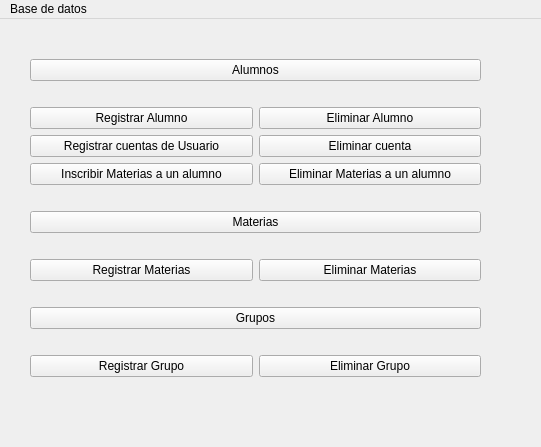
<?xml version="1.0" encoding="UTF-8"?>
<ui version="4.0">
 <class>Menu</class>
 <widget class="QMainWindow" name="Menu">
  <property name="geometry">
   <rect>
    <x>0</x>
    <y>0</y>
    <width>541</width>
    <height>447</height>
   </rect>
  </property>
  <property name="windowTitle">
   <string>Menu principal</string>
  </property>
  <widget class="QWidget" name="centralwidget">
   <widget class="QWidget" name="layoutWidget">
    <property name="geometry">
     <rect>
      <x>30</x>
      <y>20</y>
      <width>451</width>
      <height>361</height>
     </rect>
    </property>
    <layout class="QVBoxLayout" name="verticalLayout">
     <item>
      <widget class="QPushButton" name="Alumnos">
       <property name="text">
        <string>Alumnos</string>
       </property>
      </widget>
     </item>
     <item>
      <layout class="QHBoxLayout" name="horizontalLayout">
       <item>
        <layout class="QGridLayout" name="gridLayout">
         <item row="3" column="1">
          <widget class="QPushButton" name="EliminarMateriasAl">
           <property name="text">
            <string>Eliminar Materias a un alumno</string>
           </property>
          </widget>
         </item>
         <item row="0" column="0">
          <widget class="QPushButton" name="RegistrarAl">
           <property name="text">
            <string>Registrar Alumno</string>
           </property>
          </widget>
         </item>
         <item row="3" column="0">
          <widget class="QPushButton" name="AsignarMateriasAl">
           <property name="text">
            <string>Inscribir Materias a un alumno</string>
           </property>
          </widget>
         </item>
         <item row="1" column="0">
          <widget class="QPushButton" name="RegistrarCuentas">
           <property name="text">
            <string>Registrar cuentas de Usuario</string>
           </property>
          </widget>
         </item>
         <item row="0" column="1">
          <widget class="QPushButton" name="EliminarAl">
           <property name="text">
            <string>Eliminar Alumno</string>
           </property>
          </widget>
         </item>
         <item row="1" column="1">
          <widget class="QPushButton" name="EliminarCuentas">
           <property name="text">
            <string>Eliminar cuenta</string>
           </property>
          </widget>
         </item>
        </layout>
       </item>
      </layout>
     </item>
     <item>
      <widget class="QPushButton" name="Materias">
       <property name="text">
        <string>Materias</string>
       </property>
      </widget>
     </item>
     <item>
      <layout class="QHBoxLayout" name="horizontalLayout_2">
       <item>
        <widget class="QPushButton" name="RegistrarMat">
         <property name="text">
          <string>Registrar Materias</string>
         </property>
        </widget>
       </item>
       <item>
        <widget class="QPushButton" name="EliminarMat">
         <property name="text">
          <string>Eliminar Materias</string>
         </property>
        </widget>
       </item>
      </layout>
     </item>
     <item>
      <widget class="QPushButton" name="Grupos">
       <property name="text">
        <string>Grupos</string>
       </property>
      </widget>
     </item>
     <item>
      <layout class="QHBoxLayout" name="horizontalLayout_3">
       <item>
        <widget class="QPushButton" name="RegistrarGpo">
         <property name="text">
          <string>Registrar Grupo</string>
         </property>
        </widget>
       </item>
       <item>
        <widget class="QPushButton" name="EliminarGpo">
         <property name="text">
          <string>Eliminar Grupo</string>
         </property>
        </widget>
       </item>
      </layout>
     </item>
    </layout>
   </widget>
  </widget>
  <widget class="QMenuBar" name="menuBar">
   <property name="geometry">
    <rect>
     <x>0</x>
     <y>0</y>
     <width>541</width>
     <height>20</height>
    </rect>
   </property>
   <widget class="QMenu" name="menuBase_de_datos">
    <property name="title">
     <string>Base de datos</string>
    </property>
    <addaction name="actionCargar"/>
    <addaction name="actionRespaldar"/>
   </widget>
   <addaction name="menuBase_de_datos"/>
  </widget>
  <action name="actionCargar">
   <property name="text">
    <string>Cargar</string>
   </property>
  </action>
  <action name="actionRespaldar">
   <property name="text">
    <string>Respaldar</string>
   </property>
  </action>
 </widget>
 <resources/>
 <connections/>
</ui>
